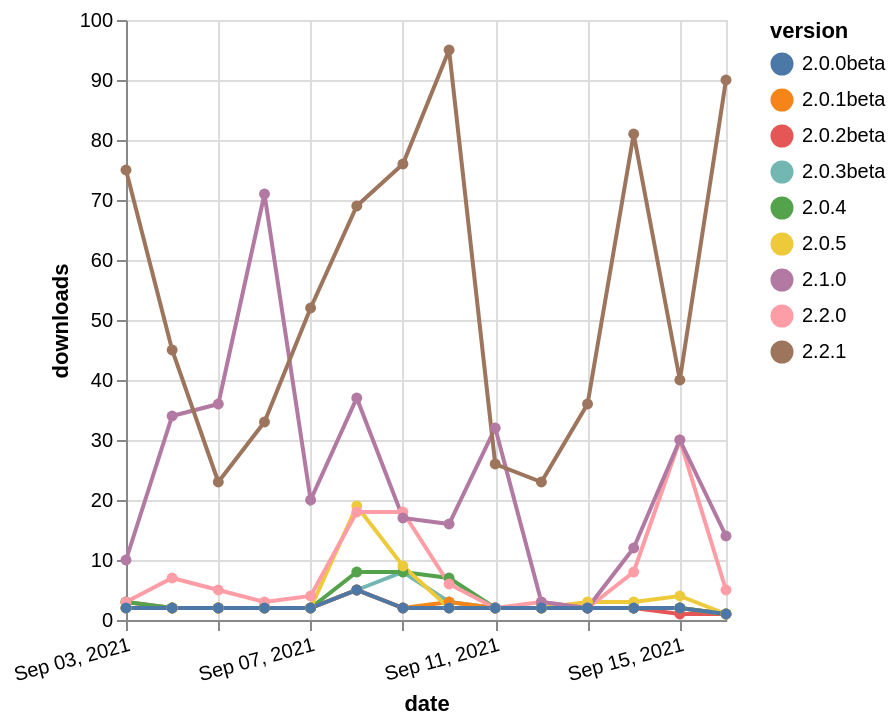

Specify this chart in Vega-Lite:
### Vega-Lite specification from a JSON file in a GitHub repository (floating-point values rounded to 4 significant figures)
{"$schema": "https://vega.github.io/schema/vega-lite/v5.json", "description": "A simple bar chart with embedded data.", "data": {"values": [{"date": "2021-09-03", "total": 4772, "delta": 2, "version": "2.0.3beta"}, {"date": "2021-09-04", "total": 4774, "delta": 2, "version": "2.0.3beta"}, {"date": "2021-09-05", "total": 4776, "delta": 2, "version": "2.0.3beta"}, {"date": "2021-09-06", "total": 4778, "delta": 2, "version": "2.0.3beta"}, {"date": "2021-09-07", "total": 4780, "delta": 2, "version": "2.0.3beta"}, {"date": "2021-09-08", "total": 4785, "delta": 5, "version": "2.0.3beta"}, {"date": "2021-09-09", "total": 4793, "delta": 8, "version": "2.0.3beta"}, {"date": "2021-09-10", "total": 4796, "delta": 3, "version": "2.0.3beta"}, {"date": "2021-09-11", "total": 4798, "delta": 2, "version": "2.0.3beta"}, {"date": "2021-09-12", "total": 4800, "delta": 2, "version": "2.0.3beta"}, {"date": "2021-09-13", "total": 4802, "delta": 2, "version": "2.0.3beta"}, {"date": "2021-09-14", "total": 4804, "delta": 2, "version": "2.0.3beta"}, {"date": "2021-09-15", "total": 4806, "delta": 2, "version": "2.0.3beta"}, {"date": "2021-09-16", "total": 4807, "delta": 1, "version": "2.0.3beta"}, {"date": "2021-09-03", "total": 3723, "delta": 3, "version": "2.0.2beta"}, {"date": "2021-09-04", "total": 3725, "delta": 2, "version": "2.0.2beta"}, {"date": "2021-09-05", "total": 3727, "delta": 2, "version": "2.0.2beta"}, {"date": "2021-09-06", "total": 3729, "delta": 2, "version": "2.0.2beta"}, {"date": "2021-09-07", "total": 3731, "delta": 2, "version": "2.0.2beta"}, {"date": "2021-09-08", "total": 3736, "delta": 5, "version": "2.0.2beta"}, {"date": "2021-09-09", "total": 3738, "delta": 2, "version": "2.0.2beta"}, {"date": "2021-09-10", "total": 3740, "delta": 2, "version": "2.0.2beta"}, {"date": "2021-09-11", "total": 3742, "delta": 2, "version": "2.0.2beta"}, {"date": "2021-09-12", "total": 3744, "delta": 2, "version": "2.0.2beta"}, {"date": "2021-09-13", "total": 3746, "delta": 2, "version": "2.0.2beta"}, {"date": "2021-09-14", "total": 3748, "delta": 2, "version": "2.0.2beta"}, {"date": "2021-09-15", "total": 3749, "delta": 1, "version": "2.0.2beta"}, {"date": "2021-09-16", "total": 3750, "delta": 1, "version": "2.0.2beta"}, {"date": "2021-09-03", "total": 7975, "delta": 3, "version": "2.0.4"}, {"date": "2021-09-04", "total": 7977, "delta": 2, "version": "2.0.4"}, {"date": "2021-09-05", "total": 7979, "delta": 2, "version": "2.0.4"}, {"date": "2021-09-06", "total": 7981, "delta": 2, "version": "2.0.4"}, {"date": "2021-09-07", "total": 7983, "delta": 2, "version": "2.0.4"}, {"date": "2021-09-08", "total": 7991, "delta": 8, "version": "2.0.4"}, {"date": "2021-09-09", "total": 7999, "delta": 8, "version": "2.0.4"}, {"date": "2021-09-10", "total": 8006, "delta": 7, "version": "2.0.4"}, {"date": "2021-09-11", "total": 8008, "delta": 2, "version": "2.0.4"}, {"date": "2021-09-12", "total": 8010, "delta": 2, "version": "2.0.4"}, {"date": "2021-09-13", "total": 8012, "delta": 2, "version": "2.0.4"}, {"date": "2021-09-14", "total": 8014, "delta": 2, "version": "2.0.4"}, {"date": "2021-09-15", "total": 8016, "delta": 2, "version": "2.0.4"}, {"date": "2021-09-16", "total": 8017, "delta": 1, "version": "2.0.4"}, {"date": "2021-09-03", "total": 4079, "delta": 2, "version": "2.0.1beta"}, {"date": "2021-09-04", "total": 4081, "delta": 2, "version": "2.0.1beta"}, {"date": "2021-09-05", "total": 4083, "delta": 2, "version": "2.0.1beta"}, {"date": "2021-09-06", "total": 4085, "delta": 2, "version": "2.0.1beta"}, {"date": "2021-09-07", "total": 4087, "delta": 2, "version": "2.0.1beta"}, {"date": "2021-09-08", "total": 4092, "delta": 5, "version": "2.0.1beta"}, {"date": "2021-09-09", "total": 4094, "delta": 2, "version": "2.0.1beta"}, {"date": "2021-09-10", "total": 4097, "delta": 3, "version": "2.0.1beta"}, {"date": "2021-09-11", "total": 4099, "delta": 2, "version": "2.0.1beta"}, {"date": "2021-09-12", "total": 4101, "delta": 2, "version": "2.0.1beta"}, {"date": "2021-09-13", "total": 4103, "delta": 2, "version": "2.0.1beta"}, {"date": "2021-09-14", "total": 4105, "delta": 2, "version": "2.0.1beta"}, {"date": "2021-09-15", "total": 4107, "delta": 2, "version": "2.0.1beta"}, {"date": "2021-09-16", "total": 4108, "delta": 1, "version": "2.0.1beta"}, {"date": "2021-09-03", "total": 12703, "delta": 2, "version": "2.0.5"}, {"date": "2021-09-04", "total": 12705, "delta": 2, "version": "2.0.5"}, {"date": "2021-09-05", "total": 12707, "delta": 2, "version": "2.0.5"}, {"date": "2021-09-06", "total": 12709, "delta": 2, "version": "2.0.5"}, {"date": "2021-09-07", "total": 12711, "delta": 2, "version": "2.0.5"}, {"date": "2021-09-08", "total": 12730, "delta": 19, "version": "2.0.5"}, {"date": "2021-09-09", "total": 12739, "delta": 9, "version": "2.0.5"}, {"date": "2021-09-10", "total": 12741, "delta": 2, "version": "2.0.5"}, {"date": "2021-09-11", "total": 12743, "delta": 2, "version": "2.0.5"}, {"date": "2021-09-12", "total": 12745, "delta": 2, "version": "2.0.5"}, {"date": "2021-09-13", "total": 12748, "delta": 3, "version": "2.0.5"}, {"date": "2021-09-14", "total": 12751, "delta": 3, "version": "2.0.5"}, {"date": "2021-09-15", "total": 12755, "delta": 4, "version": "2.0.5"}, {"date": "2021-09-16", "total": 12756, "delta": 1, "version": "2.0.5"}, {"date": "2021-09-03", "total": 12606, "delta": 3, "version": "2.2.0"}, {"date": "2021-09-04", "total": 12613, "delta": 7, "version": "2.2.0"}, {"date": "2021-09-05", "total": 12618, "delta": 5, "version": "2.2.0"}, {"date": "2021-09-06", "total": 12621, "delta": 3, "version": "2.2.0"}, {"date": "2021-09-07", "total": 12625, "delta": 4, "version": "2.2.0"}, {"date": "2021-09-08", "total": 12643, "delta": 18, "version": "2.2.0"}, {"date": "2021-09-09", "total": 12661, "delta": 18, "version": "2.2.0"}, {"date": "2021-09-10", "total": 12667, "delta": 6, "version": "2.2.0"}, {"date": "2021-09-11", "total": 12669, "delta": 2, "version": "2.2.0"}, {"date": "2021-09-12", "total": 12672, "delta": 3, "version": "2.2.0"}, {"date": "2021-09-13", "total": 12674, "delta": 2, "version": "2.2.0"}, {"date": "2021-09-14", "total": 12682, "delta": 8, "version": "2.2.0"}, {"date": "2021-09-15", "total": 12712, "delta": 30, "version": "2.2.0"}, {"date": "2021-09-16", "total": 12717, "delta": 5, "version": "2.2.0"}, {"date": "2021-09-03", "total": 61243, "delta": 10, "version": "2.1.0"}, {"date": "2021-09-04", "total": 61277, "delta": 34, "version": "2.1.0"}, {"date": "2021-09-05", "total": 61313, "delta": 36, "version": "2.1.0"}, {"date": "2021-09-06", "total": 61384, "delta": 71, "version": "2.1.0"}, {"date": "2021-09-07", "total": 61404, "delta": 20, "version": "2.1.0"}, {"date": "2021-09-08", "total": 61441, "delta": 37, "version": "2.1.0"}, {"date": "2021-09-09", "total": 61458, "delta": 17, "version": "2.1.0"}, {"date": "2021-09-10", "total": 61474, "delta": 16, "version": "2.1.0"}, {"date": "2021-09-11", "total": 61506, "delta": 32, "version": "2.1.0"}, {"date": "2021-09-12", "total": 61509, "delta": 3, "version": "2.1.0"}, {"date": "2021-09-13", "total": 61511, "delta": 2, "version": "2.1.0"}, {"date": "2021-09-14", "total": 61523, "delta": 12, "version": "2.1.0"}, {"date": "2021-09-15", "total": 61553, "delta": 30, "version": "2.1.0"}, {"date": "2021-09-16", "total": 61567, "delta": 14, "version": "2.1.0"}, {"date": "2021-09-03", "total": 26153, "delta": 75, "version": "2.2.1"}, {"date": "2021-09-04", "total": 26198, "delta": 45, "version": "2.2.1"}, {"date": "2021-09-05", "total": 26221, "delta": 23, "version": "2.2.1"}, {"date": "2021-09-06", "total": 26254, "delta": 33, "version": "2.2.1"}, {"date": "2021-09-07", "total": 26306, "delta": 52, "version": "2.2.1"}, {"date": "2021-09-08", "total": 26375, "delta": 69, "version": "2.2.1"}, {"date": "2021-09-09", "total": 26451, "delta": 76, "version": "2.2.1"}, {"date": "2021-09-10", "total": 26546, "delta": 95, "version": "2.2.1"}, {"date": "2021-09-11", "total": 26572, "delta": 26, "version": "2.2.1"}, {"date": "2021-09-12", "total": 26595, "delta": 23, "version": "2.2.1"}, {"date": "2021-09-13", "total": 26631, "delta": 36, "version": "2.2.1"}, {"date": "2021-09-14", "total": 26712, "delta": 81, "version": "2.2.1"}, {"date": "2021-09-15", "total": 26752, "delta": 40, "version": "2.2.1"}, {"date": "2021-09-16", "total": 26842, "delta": 90, "version": "2.2.1"}, {"date": "2021-09-03", "total": 3846, "delta": 2, "version": "2.0.0beta"}, {"date": "2021-09-04", "total": 3848, "delta": 2, "version": "2.0.0beta"}, {"date": "2021-09-05", "total": 3850, "delta": 2, "version": "2.0.0beta"}, {"date": "2021-09-06", "total": 3852, "delta": 2, "version": "2.0.0beta"}, {"date": "2021-09-07", "total": 3854, "delta": 2, "version": "2.0.0beta"}, {"date": "2021-09-08", "total": 3859, "delta": 5, "version": "2.0.0beta"}, {"date": "2021-09-09", "total": 3861, "delta": 2, "version": "2.0.0beta"}, {"date": "2021-09-10", "total": 3863, "delta": 2, "version": "2.0.0beta"}, {"date": "2021-09-11", "total": 3865, "delta": 2, "version": "2.0.0beta"}, {"date": "2021-09-12", "total": 3867, "delta": 2, "version": "2.0.0beta"}, {"date": "2021-09-13", "total": 3869, "delta": 2, "version": "2.0.0beta"}, {"date": "2021-09-14", "total": 3871, "delta": 2, "version": "2.0.0beta"}, {"date": "2021-09-15", "total": 3873, "delta": 2, "version": "2.0.0beta"}, {"date": "2021-09-16", "total": 3874, "delta": 1, "version": "2.0.0beta"}]}, "width": "container", "mark": {"type": "line", "point": {"filled": true}}, "encoding": {"x": {"field": "date", "type": "temporal", "timeUnit": "yearmonthdate", "title": "date", "axis": {"labelAngle": -15}}, "y": {"field": "delta", "type": "quantitative", "title": "downloads"}, "color": {"field": "version", "type": "nominal"}, "tooltip": {"field": "delta"}}}
